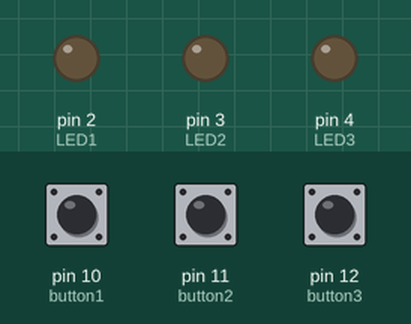
Simulated run of this sketch. Board: Arduino Uno, built with avr-gcc and run on an emulated ATmega328P. Shown: output pins drawn as LEDs (lit = HIGH). Dashed ring = blinking. Inputs (shaded band) come from the test bench; at power-on: pin 11 (button2) HIGH, pin 10 (button1) HIGH, pin 12 (button3) LOW.

Above: at 1.2 s.
1.3 s: pin 11 (button2) pulled LOW for 0.15 s
At 1.7 s:
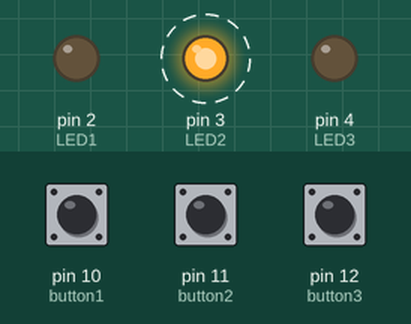
4.3 s: pin 10 (button1) pulled LOW for 1 s
At 5.6 s:
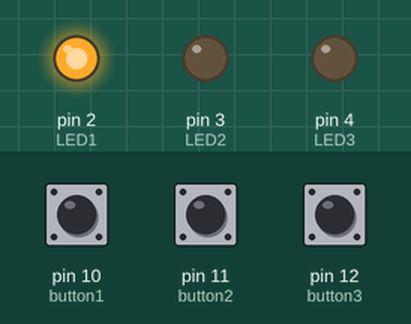
8.3 s: pin 12 (button3) pulled HIGH for 3.2 s
At 8.4 s:
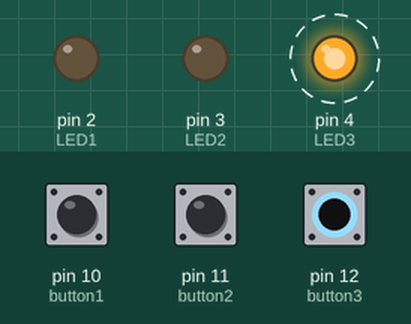
13.0 s: pin 12 (button3) pulled HIGH for 0.15 s
At 14.0 s:
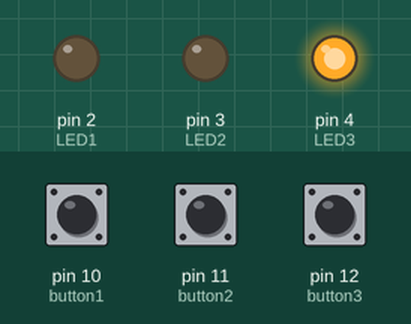
16.1 s: pin 12 (button3) pulled HIGH for 1 s
At 16.4 s:
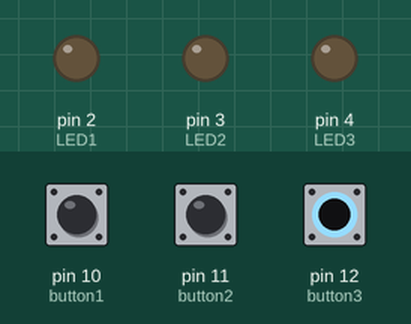
20.1 s: pin 10 (button1) driven LOW and pin 11 (button2) driven LOW
At 20.8 s:
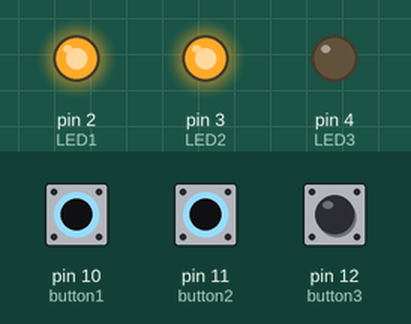
Timing chart, 0 to 24.1 s (numbered marks = the images above; inputs shaded):
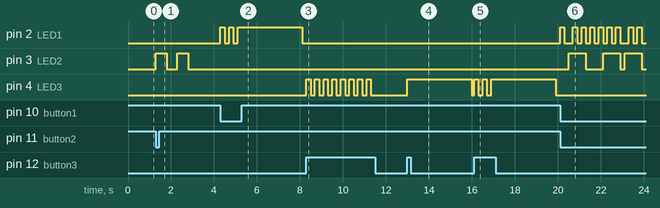

The sketch:

sketch_sep01a.ino
```cpp
#define button3 12 //green
#define button2 11 //yellow
#define button1 10 //red
#define LED3 4 // red
#define LED2 3 //yellow
#define LED1 2 //green
#define pressed LOW
#define unpressed HIGH
int delayRed = 0, delayGreen = 0, delayYellow = 0;
int countRed = 0, countGreen = 0, countYellow = 0;

void setup()
{
  Serial.begin(9600);
  pinMode(button3, INPUT);
  pinMode(button2, INPUT);
  pinMode(button1, INPUT_PULLUP);
  pinMode(LED3, OUTPUT);
  pinMode(LED2, OUTPUT);
  pinMode(LED1, OUTPUT);
}

void loop()
{
  int timer = millis();

  //Red
    if (timer - delayRed > 3000 && delayRed != 0)
  {
    digitalWrite(LED3, LOW);
    delayRed = 0;
  }
  else if (digitalRead(button3) == unpressed)
  {
    digitalWrite(LED3, !digitalRead(LED3));
    delayRed = millis();
    delay(200);
   }

   //Green
    if (timer - delayGreen > 3000 && delayGreen != 0)
  {
    digitalWrite(LED1, LOW);
    delayGreen = 0;
  }
  else if (digitalRead(button1) == pressed && digitalRead(LED3) != unpressed)
  {
    digitalWrite(LED1, !digitalRead(LED1));
    delayGreen = millis();
    delay(200);
  }

  //Yellow
    if (timer - delayYellow <= 2000 && delayYellow != 0)
  {
    if ((timer - countYellow) > 500)
    {
      digitalWrite(LED2, !digitalRead(LED2));
      countYellow = millis();
    }
  }
  else if (timer - delayYellow > 2000 && delayYellow != 0)
  {
    digitalWrite(LED2, LOW);
    delayYellow = 0;
  }
  else if (digitalRead(button2) == pressed && digitalRead(LED3) != unpressed && digitalRead(LED1) != unpressed)
  {
    digitalWrite(LED2, HIGH);
    delayYellow = millis();
    countYellow = millis();
    delay(200);
  }
}
```

Measured:
- after the input at 1.3 s, pin 3 (LED2): alternates HIGH for 0.50 s and LOW for 0.50 s, 4 changes in all, then stays LOW, starting at once
- after the input at 4.3 s, pin 2 (LED1): goes HIGH 0.20 s, LOW 0.20 s, HIGH 0.20 s, LOW 0.20 s, HIGH 3.0 s, then LOW, starting at once
- after the input at 8.3 s, pin 4 (LED3): alternates HIGH for 0.20 s and LOW for 0.20 s, 16 changes in all, then stays LOW, starting at once
- after the input at 13.0 s, pin 4 (LED3): LOW → HIGH at once, → LOW 3.0 s later
- after the input at 16.1 s, pin 4 (LED3): goes HIGH 0.20 s, LOW 0.20 s, HIGH 0.20 s, LOW 0.20 s, HIGH 3.0 s, then LOW, starting at once
- after the input at 20.1 s, pin 2 (LED1): LOW → HIGH at once, → LOW 0.20 s later, → HIGH 0.40 s later, → LOW 0.20 s later, … (18 changes in this stretch); pin 3 (LED2): goes HIGH 0.80 s, LOW 0.80 s, HIGH 0.80 s, LOW 0.20 s, HIGH 0.80 s, then LOW, starting after 0.40 s
